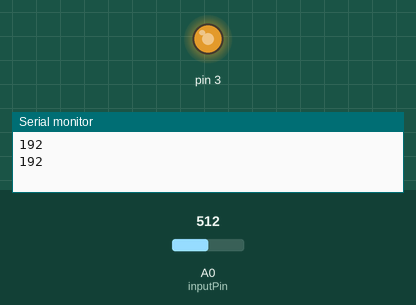
A sketch run on a simulated Arduino Uno, built with avr-gcc and run on an emulated ATmega328P. On the bench: output pins drawn as LEDs (lit = HIGH), the last lines printed to the serial monitor. Inputs (shaded band) come from the test bench; at power-on: A0 (inputPin) = 512.

Above: at 1.8 s.
1.9 s: A0 (inputPin) set to 306
At 3.1 s:
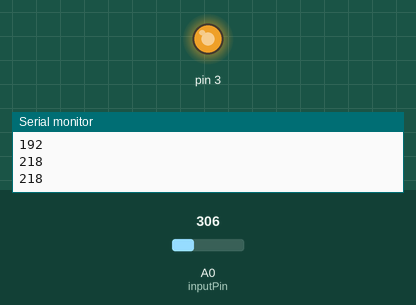
3.5 s: A0 (inputPin) set to 9
At 4.6 s:
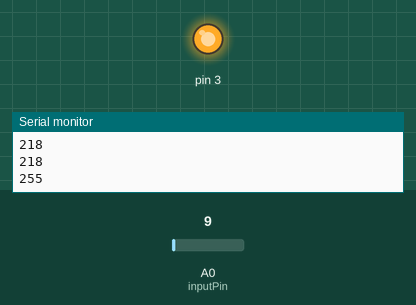
5.5 s: A0 (inputPin) set to 6
At 7.3 s:
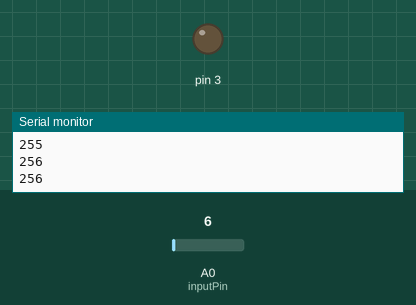
Timing chart, 0 to 8.8 s (numbered marks = the images above; inputs shaded):
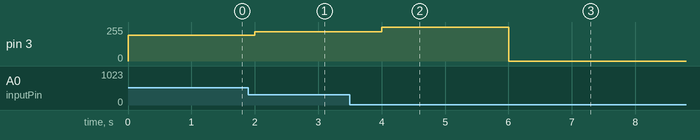

Measured:
- the behaviour switches between 8 and 7 on A0 (inputPin) (found by bisection; images 2 and 3)
- after the input at 1.9 s, pin 3: 192/255 → 218/255 after 0.10 s
- after the input at 3.5 s, pin 3: 218/255 → 255/255 after 0.50 s
- after the input at 5.5 s, pin 3: 255/255 → 0/255 after 0.50 s

The sketch:

MotorPWM.ino
```cpp
int inputPin = 0;
int val;

void setup()
{
 Serial.begin(9600);          //  setup serial
 pinMode(3, OUTPUT);
 digitalWrite(3, LOW);
}

void loop()
{
val = analogRead(inputPin);    // read the input pin
//val = 256 - (val>>2);
 val = 256 - (val/8);

Serial.println(val);             // debug value
analogWrite(3, val);
delay(1000);


}
```
